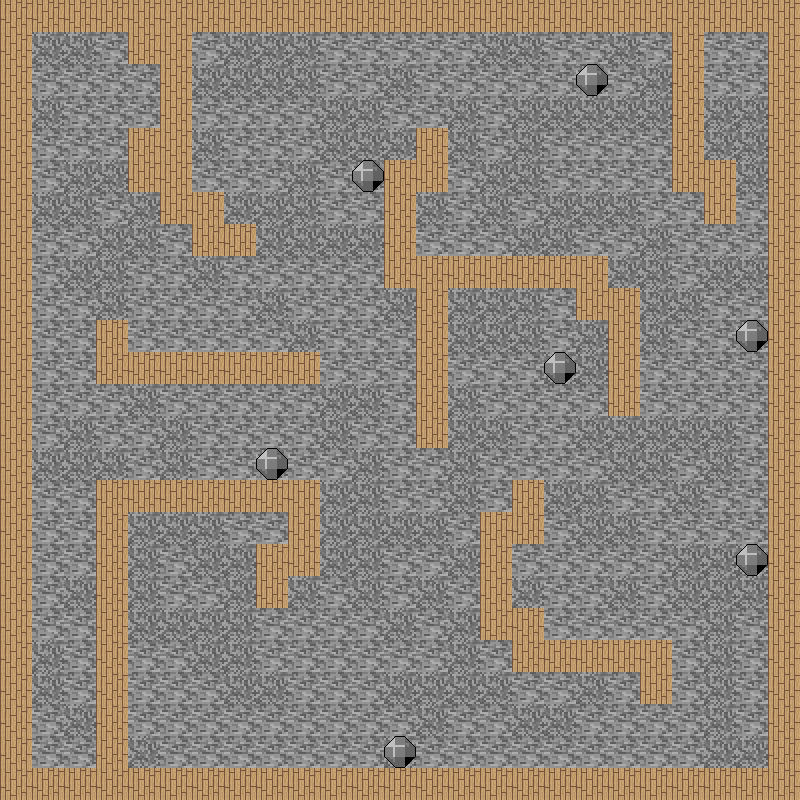

A 2D game scene composited from a Tiled map and its tileset images. What follows is a short description and the map's XML, with each tile layer's data collapsed to a summary:
An orthogonal 25x25 tile map with 32x32 px tiles, 2 tile layers (background, graphics) and 185 objects.

<map version="1.2" tiledversion="1.3.4" orientation="orthogonal" renderorder="right-down" width="25" height="25" tilewidth="32" tileheight="32" infinite="0" nextlayerid="7" nextobjectid="225">
 <tileset firstgid="1" source="minerTexturePack.tsx" />
 <layer id="1" name="background" width="25" height="25" locked="1">
  <data>[625 cells, 625 non-empty, 2 distinct tile ids]</data>
 </layer>
 <layer id="3" name="graphics" width="25" height="25" locked="1">
  <data>[625 cells, 184 non-empty, 2 distinct tile ids]</data>
 </layer>
 <objectgroup id="6" name="walls">
  <object id="38" x="0" y="0" width="32" height="32" />
  <object id="39" x="32" y="0" width="32" height="32" />
  <object id="40" x="64" y="0" width="32" height="32" />
  <object id="41" x="96" y="0" width="32" height="32" />
  <object id="42" x="128" y="0" width="32" height="32" />
  <object id="43" x="160" y="0" width="32" height="32" />
  <object id="44" x="128" y="32" width="32" height="32" />
  <object id="45" x="160" y="32" width="32" height="32" />
  <object id="46" x="160" y="64" width="32" height="32" />
  <object id="47" x="160" y="96" width="32" height="32" />
  <object id="48" x="160" y="128" width="32" height="32" />
  <object id="49" x="128" y="128" width="32" height="32" />
  <object id="50" x="128" y="160" width="32" height="32" />
  <object id="51" x="160" y="160" width="32" height="32" />
  <object id="52" x="160" y="192" width="32" height="32" />
  <object id="53" x="192" y="192" width="32" height="32" />
  <object id="54" x="192" y="224" width="32" height="32" />
  <object id="55" x="224" y="224" height="32" />
  <object id="56" x="224" y="224" width="32" height="32" />
  <object id="57" x="192" y="0" width="32" height="32" />
  <object id="58" x="224" y="0" width="32" height="32" />
  <object id="59" x="256" y="0" width="32" height="32" />
  <object id="60" x="288" y="0" width="32" height="32" />
  <object id="62" x="320" y="0" width="32" height="32" />
  <object id="64" x="352" y="0" width="32" height="32" />
  <object id="65" x="384" y="0" width="32" height="32" />
  <object id="66" x="416" y="0" width="32" height="32" />
  <object id="67" x="448" y="0" width="32" height="32" />
  <object id="68" x="480" y="0" width="32" height="32" />
  <object id="69" x="512" y="0" width="32" height="32" />
  <object id="70" x="544" y="0" width="32" height="32" />
  <object id="71" x="576" y="0" width="32" height="32" />
  <object id="72" x="608" y="0" width="32" height="32" />
  <object id="73" x="416" y="128" width="32" height="32" />
  <object id="74" x="416" y="160" width="32" height="32" />
  <object id="75" x="384" y="160" width="32" height="32" />
  <object id="76" x="384" y="192" width="32" height="32" />
  <object id="77" x="384" y="224" width="32" height="32" />
  <object id="78" x="384" y="256" width="32" height="32" />
  <object id="79" x="416" y="256" width="32" height="32" />
  <object id="80" x="416" y="288" width="32" height="32" />
  <object id="81" x="416" y="320" width="32" height="32" />
  <object id="82" x="416" y="352" width="32" height="32" />
  <object id="83" x="416" y="384" width="32" height="32" />
  <object id="85" x="416" y="416" width="32" height="32" />
  <object id="86" x="448" y="256" width="32" height="32" />
  <object id="87" x="480" y="256" width="32" height="32" />
  <object id="88" x="512" y="256" width="32" height="32" />
  <object id="89" x="544" y="256" width="32" height="32" />
  <object id="90" x="576" y="256" width="32" height="32" />
  <object id="91" x="576" y="288" width="32" height="32" />
  <object id="92" x="608" y="288" width="32" height="32" />
  <object id="93" x="608" y="320" width="32" height="32" />
  <object id="94" x="608" y="352" width="32" height="32" />
  <object id="95" x="608" y="384" width="32" height="32" />
  <object id="96" x="512" y="480" width="32" height="32" />
  <object id="97" x="512" y="512" width="32" height="32" />
  <object id="98" x="480" y="512" width="32" height="32" />
  <object id="99" x="480" y="544" width="32" height="32" />
  <object id="101" x="480" y="576" width="32" height="32" />
  <object id="102" x="480" y="608" width="32" height="32" />
  <object id="103" x="512" y="608" width="32" height="32" />
  <object id="104" x="512" y="640" width="32" height="32" />
  <object id="105" x="544" y="640" width="32" height="32" />
  <object id="106" x="576" y="640" width="32" height="32" />
  <object id="107" x="608" y="640" width="32" height="32" />
  <object id="108" x="640" y="640" width="32" height="32" />
  <object id="109" x="640" y="672" width="32" height="32" />
  <object id="110" x="0" y="32" width="32" height="32" />
  <object id="111" x="0" y="64" width="32" height="32" />
  <object id="112" x="0" y="96" width="32" height="32" />
  <object id="113" x="0" y="128" width="32" height="32" />
  <object id="114" x="0" y="160" width="32" height="32" />
  <object id="115" x="0" y="192" width="32" height="32" />
  <object id="116" x="0" y="224" width="32" height="32" />
  <object id="117" x="0" y="256" width="32" height="32" />
  <object id="118" x="0" y="288" width="32" height="32" />
  <object id="119" x="96" y="320" width="32" height="32" />
  <object id="120" x="96" y="352" width="32" height="32" />
  <object id="121" x="128" y="352" width="32" height="32" />
  <object id="122" x="160" y="352" width="32" height="32" />
  <object id="123" x="192" y="352" width="32" height="32" />
  <object id="124" x="224" y="352" width="32" height="32" />
  <object id="125" x="256" y="352" width="32" height="32" />
  <object id="126" x="288" y="352" width="32" height="32" />
  <object id="127" x="288" y="480" width="32" height="32" />
  <object id="128" x="288" y="512" width="32" height="32" />
  <object id="129" x="288" y="544" width="32" height="32" />
  <object id="130" x="256" y="544" width="32" height="32" />
  <object id="131" x="256" y="576" width="32" />
  <object id="132" x="256" y="480" width="32" height="32" />
  <object id="133" x="224" y="480" width="32" height="32" />
  <object id="134" x="192" y="480" width="32" height="32" />
  <object id="135" x="160" y="480" width="32" height="32" />
  <object id="136" x="128" y="480" width="32" height="32" />
  <object id="137" x="96" y="480" width="32" height="32" />
  <object id="138" x="96" y="512" width="32" height="32" />
  <object id="139" x="96" y="544" width="32" height="32" />
  <object id="140" x="96" y="576" width="32" height="32" />
  <object id="141" x="96" y="608" width="32" height="32" />
  <object id="142" x="96" y="640" width="32" height="32" />
  <object id="143" x="96" y="672" width="32" height="32" />
  <object id="144" x="96" y="704" width="32" height="32" />
  <object id="145" x="96" y="736" width="32" height="32" />
  <object id="146" x="96" y="768" width="32" height="32" />
  <object id="147" x="64" y="768" width="32" height="32" />
  <object id="148" x="32" y="768" width="32" height="32" />
  <object id="149" x="0" y="768" width="32" height="32" />
  <object id="150" x="0" y="736" width="32" height="32" />
  <object id="151" x="0" y="704" width="32" height="32" />
  <object id="152" x="0" y="672" width="32" height="32" />
  <object id="153" x="0" y="640" width="32" height="32" />
  <object id="154" x="0" y="608" width="32" height="32" />
  <object id="155" x="0" y="576" width="32" height="32" />
  <object id="156" x="0" y="544" width="32" height="32" />
  <object id="157" x="0" y="512" width="32" height="32" />
  <object id="158" x="0" y="480" width="32" height="32" />
  <object id="159" x="0" y="448" width="32" height="32" />
  <object id="160" x="0" y="416" width="32" height="32" />
  <object id="161" x="0" y="384" width="32" height="32" />
  <object id="162" x="0" y="352" width="32" height="32" />
  </objectgroup>
 <objectgroup id="5" name="boulders" locked="1">
  <!-- 7 objects omitted --></objectgroup>
</map>
<!-- 64 of 185 objects omitted -->
